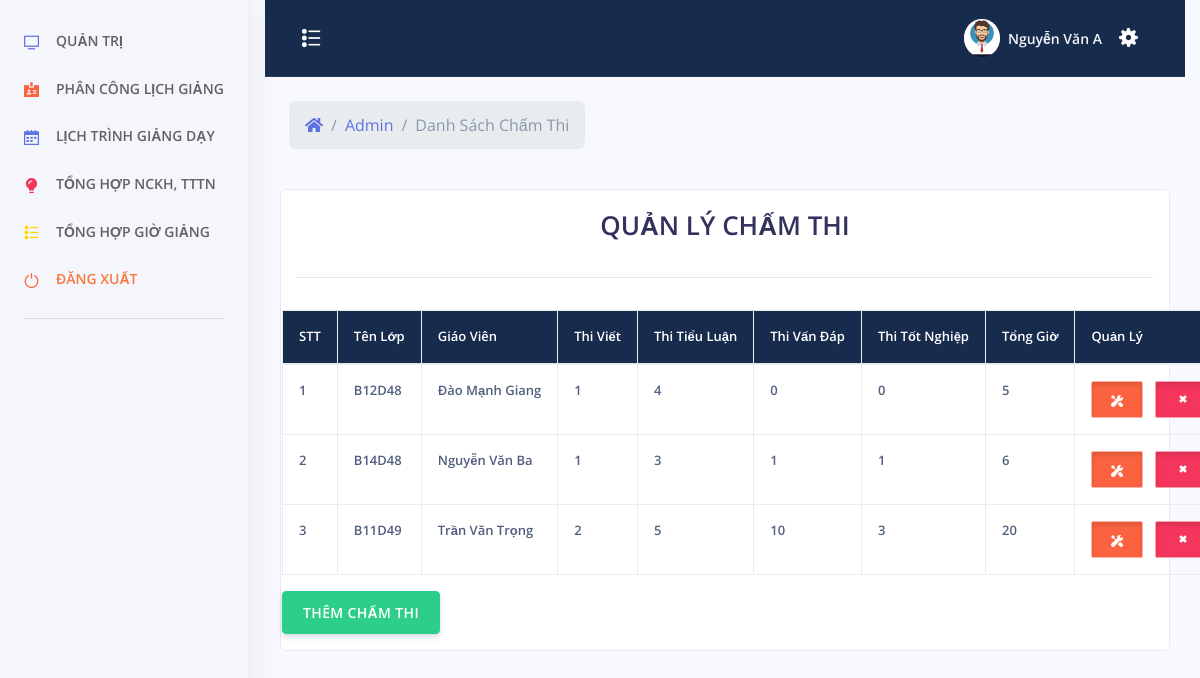
Screenshot of /admin/index.php?menu=chamthi (signed in) with the database file from the repository.
### tables this page shows
CREATE TABLE `cham_thi` (
  `id_chamthi` int(11) NOT NULL,
  `id_lop` int(11) NOT NULL,
  `thi_viet` int(11) NOT NULL,
  `thi_tieu_luan` int(11) NOT NULL,
  `thi_van_dap` int(11) NOT NULL,
  `thi_tot_nghiep` int(11) NOT NULL,
  `id_giaovien` int(11) NOT NULL
);

CREATE TABLE `lop_hoc` (
  `id_lop` int(11) NOT NULL,
  `ten_lop` varchar(50) NOT NULL,
  `chuyen_nganh` varchar(50) NOT NULL,
  `thoi_gian` int(11) NOT NULL,
  `thoi_khoa_bieu` longtext NOT NULL,
  `quy_mo` varchar(50) NOT NULL,
  `si_so` int(11) NOT NULL,
  `id_gvphutrach` int(11) NOT NULL,
  `id_gvthamgia` int(11) NOT NULL,
  `thoigian_gv_phutrach` int(11) NOT NULL,
  `thoigian_gv_thamgia` int(11) NOT NULL,
  `thoigian_chitiet_gvphutrach` int(11) NOT NULL,
  `thoigian_chitiet_gvthamgia` int(11) NOT NULL,
  `he` varchar(50) NOT NULL,
  `so_gio_ly_thuyet` int(11) NOT NULL,
  `so_gio_ly_thuyet_gvphutrach` int(11) NOT NULL,
  `so_gio_ly_thuyet_gvthamgia` int(11) NOT NULL,
  `xemina` int(11) NOT NULL,
  `xemina_gvphutrach` int(11) NOT NULL,
  `xemina_gvthamgia` int(11) NOT NULL,
  `thaoluan` int(11) NOT NULL,
  `thaoluan_gvphutrach` int(11) NOT NULL,
  `thaoluan_gvthamgia` int(11) NOT NULL,
  `hinh_thuc_thi` varchar(50) NOT NULL,
  `tong_gio_gvphutrach` int(11) NOT NULL,
  `tong_gio_gvthamgia` int(11) NOT NULL,
  `ghi-chu` varchar(500) NOT NULL
);

CREATE TABLE `tai_khoan` (
  `id_tai_khoan` int(11) NOT NULL,
  `ten_tai_khoan` varchar(30) NOT NULL,
  `mat_khau` varchar(100) NOT NULL,
  `nhom_tai_khoan` tinyint(2) NOT NULL,
  `ten_sinh_vien` varchar(100) NOT NULL,
  `sdt` varchar(20) NOT NULL,
  `ngay_sinh` varchar(50) NOT NULL,
  `ngay_tao` datetime NOT NULL
);

### admin/chamthi.php (the view, shortened to what this page needs)
<?php
	include_once('../config/config.php');
	include_once('../header.php');
 ?>
 <?php
		if($_SESSION["taikhoan"] == NULL){ ?>
			<script>
				window.location.href="../tai-khoan/dang-nhap.php";
			</script>
		<?php }else {?>
			<div class="row align-items-center py-4">
            <div class="col-lg-6 col-7">
              <nav aria-label="breadcrumb" class="d-none d-md-inline-block ml-md-4">
                <ol class="breadcrumb breadcrumb-links breadcrumb-dark">
                  <li class="breadcrumb-item"><a href="#"><i class="fas fa-home"></i></a></li>
                  <li class="breadcrumb-item"><a href="index.php">Admin</a></li>
                  <li class="breadcrumb-item active" aria-current="page">Danh Sách Chấm Thi</li>
                </ol>
              </nav>
            </div>
          </div>
    <div style="color:#FFF" class="col-xs-12 col-sm-12 col-md-12 col-lg-12 adminhihi">
		<div class="list-group-item">
		<?php
			$sql = "SELECT * FROM `cham_thi`";
			$qr = mysqli_query($conn, $sql);
		 ?>
			<div class="caption">
			<h1 style="text-align: center">QUẢN LÝ CHẤM THI</h1>
			</div>
			<hr>
			<div class="row">
				<table class="table table-bordered">
					<tr class="chimuc">
						<th>STT</th>
						<th>Tên Lớp</th>
						<th>Giáo Viên</th>
						<th>Thi Viết</th>
						<th>Thi Tiểu Luận</th>
						<th>Thi Vấn Đáp</th>
						<th>Thi Tốt Nghiệp</th>
						<th>Tổng Giờ</th>
						<th>Quản Lý</th>
					</tr>
					<tbody>
						<?php $stt =1; ?>
					<?php while($row = mysqli_fetch_assoc($qr)){ ?>
						<tr>
							<td><?php echo $stt; $stt += 1; ?></td>
							<td>
							<?php
							$idlop = $row["id_lop"];
							$sqllop = "SELECT `ten_lop` FROM `lop_hoc` WHERE `id_lop` = '$idlop'";
							$qrlop = mysqli_query($conn, $sqllop);
							$rowlop = mysqli_fetch_assoc($qrlop);
							echo $rowlop["ten_lop"];
							?>
							<td><?php
								$idgv = $row["id_giaovien"];
								$sqlgv = "SELECT `ten_sinh_vien` FROM `tai_khoan` WHERE `id_tai_khoan` = '$idgv'";
								$qrgv = mysqli_query($conn, $sqlgv);
								$rowgv = mysqli_fetch_assoc($qrgv);
								echo $rowgv["ten_sinh_vien"];
							?>
							</td>
							<td><?php echo $row["thi_viet"]?></td>
							<td><?php echo $row["thi_tieu_luan"]?></td>
							<td><?php echo $row["thi_van_dap"]?></td>
							</td>
							<td><?php echo $row["thi_tot_nghiep"]?></td>
							<td><?php echo ($row["thi_viet"] + $row["thi_tieu_luan"] + $row["thi_van_dap"] + $row["thi_tot_nghiep"])           ?></td>
							<td align="center">
								<button type="button" id="sua" class="btn btn-warning btn-xs button-sua" title="Sửa" idsua="<?php echo $row["id_chamthi"]?>"
								lops = "<?php echo $rowlop["ten_lop"];?>"
								gvs = "<?php echo $rowgv["ten_sinh_vien"]?>"
								><span class="glyphicon glyphicon-edit"></span>
								<span class="btn-inner--icon"><i class="ni ni-settings"></i></span>
							</button>
  								<button type="button" id="xoa" xoa="<?php echo $row["id_chamthi"]?>" class="btn btn-danger btn-xs button-sua" title="Xóa"><span class="glyphicon glyphicon-trash"></span>
								  <span class="btn-inner--icon"><i class="ni ni-fat-remove"></i></span>
							</button>
							</td>
						</tr>
						<?php } ?>
					</tbody>
				</table>
<br>
<center>
	<button type="button" class="btn btn-success"  data-toggle="modal" data-target="#themadmin">THÊM CHẤM THI</button>
</center>
			</div>
		</div>
    </div>
	<?php } ?>
</div>
 <?php
	include_once('../footer.php');
 ?>

### assets/css/style.css (style rules this page uses)
i.ni.ni-fat-remove { font-size: 16px; }
span.btn-inner--icon { font-size: 12px; }
button.button-sua { width: auto; height: auto; text-align: center; padding: 7px 19px; border-radius: 2px; box-shadow: inset 0 3px 5px rgba(0, 0, 0, .125); border: 1px solid #ffffff85; }
table.table.table-bordered { border: none; }
tr.chimuc { background-color: #172b4d; }
tr.chimuc th { color: white; }
.table td, .table th { font-size: .8125rem; white-space: nowrap; font-weight: 600!important; }

### rows the page displays
cham_thi: id_lop.ten_lop "B12D48", tai_khoan.ten_sinh_vien "Đào Mạnh Giang", thi_viet "1", thi_tieu_luan "4", thi_van_dap "0", thi_tot_nghiep "0", thi_viet+thi_tieu_luan+thi_van_dap "5"
cham_thi: id_lop.ten_lop "B14D48", tai_khoan.ten_sinh_vien "Nguyễn Văn Ba", thi_viet "1", thi_tieu_luan "3", thi_van_dap "1", thi_tot_nghiep "1", thi_viet+thi_tieu_luan+thi_van_dap "6"
cham_thi: id_lop.ten_lop "B11D49", tai_khoan.ten_sinh_vien "Trần Văn Trọng", thi_viet "2", thi_tieu_luan "5", thi_van_dap "10", thi_tot_nghiep "3", thi_viet+thi_tieu_luan+thi_van_dap "20"

### other values shown
$_SESSION["tensv"] "Nguyễn Văn A"
